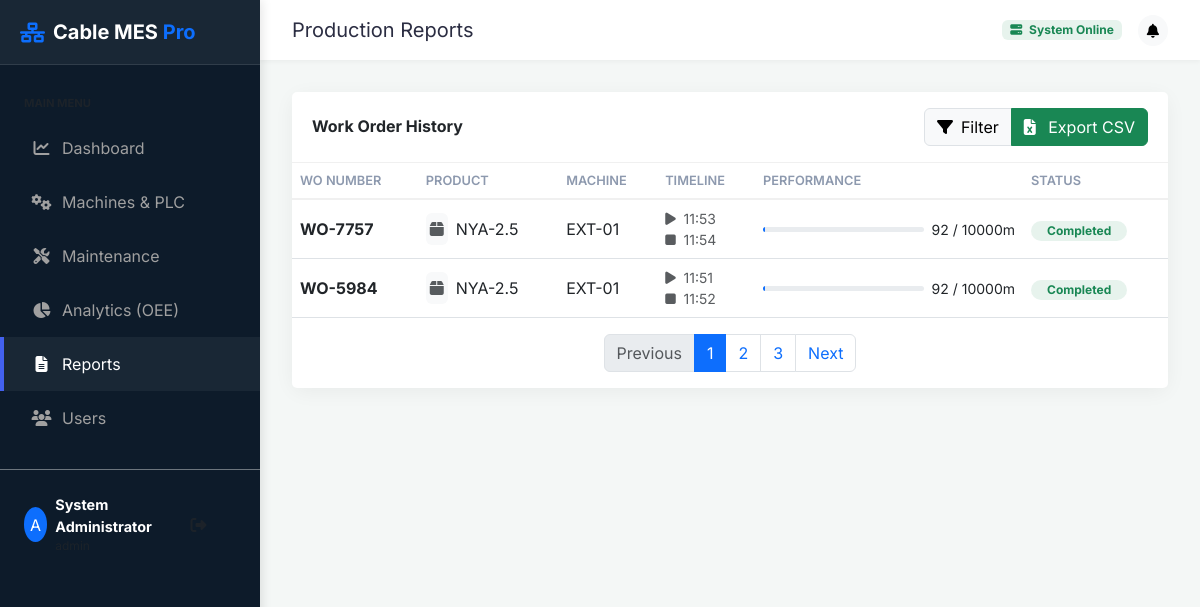
Page /admin/reports (signed in) on the earlier database version.
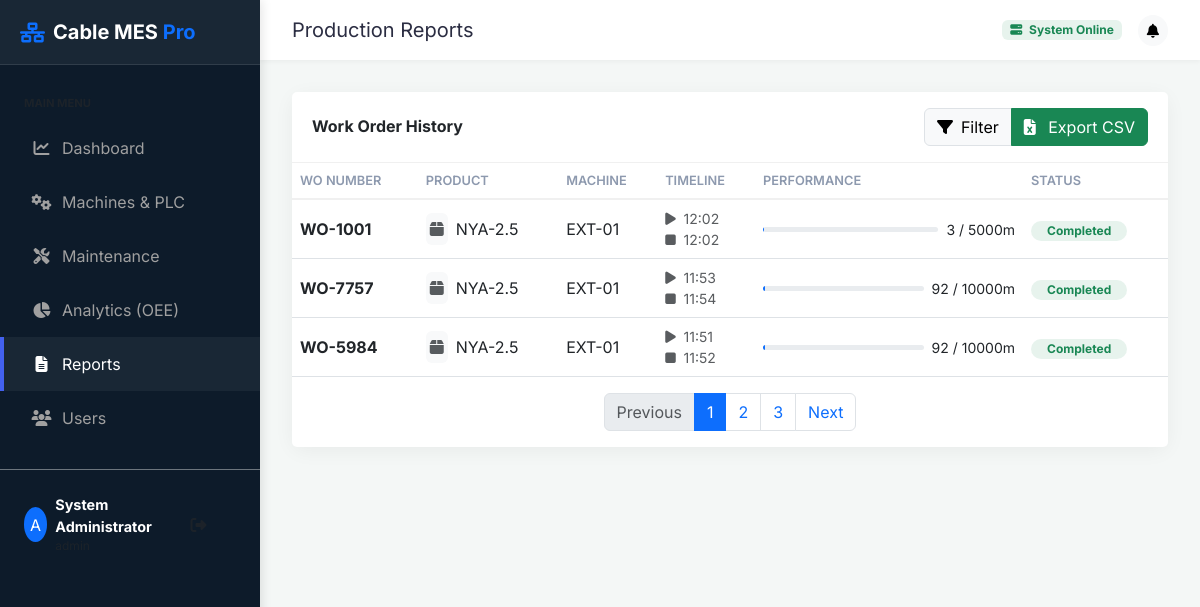
Same page on the later database version.
### cable_mes/models.py (models this page shows, shortened)
class User(UserMixin, Base):
    __tablename__ = 'users'
    id = Column(Integer, primary_key=True)
    username = Column(String(50), unique=True, nullable=False)
    password_hash = Column(String(128), nullable=False)
    role = Column(Enum(UserRole), default=UserRole.OPERATOR)
    full_name = Column(String(100))

class WorkOrder(Base):
    __tablename__ = 'work_orders'
    id = Column(Integer, primary_key=True)
    order_number = Column(String(50), unique=True, nullable=False)
    product_id = Column(Integer, ForeignKey('products.id'), nullable=False)
    machine_id = Column(Integer, ForeignKey('machines.id'), nullable=False)
    target_length_m = Column(Float, nullable=False)
    produced_length_m = Column(Float, default=0.0)
    status = Column(String(20), default='PLANNED')
    start_time = Column(DateTime)
    end_time = Column(DateTime)
    product = relationship('Product')
    machine = relationship('Machine')

class Product(Base):
    __tablename__ = 'products'
    id = Column(Integer, primary_key=True)
    code = Column(String(50), unique=True, nullable=False)
    name = Column(String(100), nullable=False)
    target_diameter_mm = Column(Float, nullable=False)
    tolerance_mm = Column(Float, nullable=False)
    target_speed_m_min = Column(Float, default=100.0)

class Machine(Base):
    __tablename__ = 'machines'
    id = Column(Integer, primary_key=True)
    name = Column(String(50), unique=True, nullable=False)
    type = Column(String(50))
    status = Column(String(20), default='IDLE')
    plc_ip = Column(String(15))
    plc_port = Column(Integer, default=502)
    plc_slave_id = Column(Integer, default=1)
    reg_speed = Column(Integer, default=0)
    reg_temp = Column(Integer, default=1)
    reg_diameter = Column(Integer, default=2)

### app.py (the view)
@app.route('/admin/reports')
@login_required
def admin_reports():
    if current_user.role != UserRole.ADMIN: return "Access Denied", 403
    work_orders = WorkOrder.query.order_by(WorkOrder.id.desc()).all()
    return render_template('reports.html', work_orders=work_orders)

### app.py (called while the page is built)
@app.teardown_appcontext
def shutdown_session(exception=None):
    db_session.remove()

@login_manager.user_loader
def load_user(user_id):
    return User.query.get(int(user_id))

### templates/reports.html (shortened to what this page needs)
{% extends "base.html" %}
{% block header %}Production Reports{% endblock %}
{% block content %}
<div class="row mb-4">
    <div class="col-12">
        <div class="card">
            <div class="card-header bg-white d-flex justify-content-between align-items-center py-3">
                <h6 class="mb-0 fw-bold">Work Order History</h6>
                <div class="btn-group">
                    <button class="btn btn-light border"><i class="fas fa-filter me-2"></i>Filter</button>
                    <a href="{{ url_for('export_reports') }}" class="btn btn-success"><i class="fas fa-file-excel me-2"></i> Export CSV</a>
                </div>
            </div>
            <div class="table-responsive">
                <table class="table align-middle mb-0 table-hover">
                    <thead class="bg-light">
                        <tr>
                            <th>WO Number</th>
                            <th>Product</th>
                            <th>Machine</th>
                            <th>Timeline</th>
                            <th>Performance</th>
                            <th>Status</th>
                        </tr>
                    </thead>
                    <tbody>
                        {% for wo in work_orders %}
                        <tr>
                            <td>
                                <span class="fw-bold text-dark">{{ wo.order_number }}</span>
                            </td>
                            <td>
                                <div class="d-flex align-items-center">
                                    <div class="bg-light rounded p-1 me-2"><i class="fas fa-box text-muted"></i></div>
                                    {{ wo.product.code }}
                                </div>
                            </td>
                            <td>{{ wo.machine.name }}</td>
                            <td>
                                <div class="small text-muted">
                                    <i class="fas fa-play me-1"></i> {{ wo.start_time.strftime('%H:%M') if wo.start_time else '--:--' }}<br>
                                    <i class="fas fa-stop me-1"></i> {{ wo.end_time.strftime('%H:%M') if wo.end_time else '--:--' }}
                                </div>
                            </td>
                            <td>
                                <div class="d-flex align-items-center">
                                    <div class="progress flex-grow-1 me-2" style="height: 5px; width: 100px;">
                                        {% set pct = (wo.produced_length_m / wo.target_length_m * 100) if wo.target_length_m > 0 else 0 %}
                                    </div>
                                    <small>{{ wo.produced_length_m | int }} / {{ wo.target_length_m | int }}m</small>
                                </div>
                            </td>
                            <td>
                                {% if wo.status == 'COMPLETED' %}
                                    <span class="badge bg-success bg-opacity-10 text-success rounded-pill px-3">Completed</span>
                                {% elif wo.status == 'IN_PROGRESS' %}
                                    <span class="badge bg-primary bg-opacity-10 text-primary rounded-pill px-3">Running</span>
                                {% else %}
                                    <span class="badge bg-secondary bg-opacity-10 text-secondary rounded-pill px-3">{{ wo.status }}</span>
                                {% endif %}
                            </td>
                        </tr>
                        {% endfor %}
                    </tbody>
                </table>
            </div>
            <div class="card-footer bg-white border-top-0 py-3">
                <nav>
                    <ul class="pagination justify-content-center mb-0">
                        <li class="page-item disabled"><a class="page-link" href="#">Previous</a></li>
                        <li class="page-item active"><a class="page-link" href="#">1</a></li>
                        <li class="page-item"><a class="page-link" href="#">2</a></li>
                        <li class="page-item"><a class="page-link" href="#">3</a></li>
                        <li class="page-item"><a class="page-link" href="#">Next</a></li>
                    </ul>
                </nav>
            </div>
        </div>
    </div>
</div>
{% endblock %}

### templates/base.html (shortened to what this page needs)
<!DOCTYPE html>
<html lang="en">
<head>
    <link href="https://cdn.jsdelivr.net/npm/bootstrap@5.3.0/dist/css/bootstrap.min.css" rel="stylesheet">
    <link href="https://cdnjs.cloudflare.com/ajax/libs/font-awesome/6.4.0/css/all.min.css" rel="stylesheet">
    <link href="{{ url_for('static', filename='css/modern.css') }}" rel="stylesheet">
</head>
<body>
    <div class="main-wrapper">
        <nav class="sidebar-wrapper sidebar text-white">
            <div class="brand-section d-flex align-items-center">
                <i class="fas fa-network-wired fa-lg me-2 text-primary"></i>
                <h5 class="mb-0 fw-bold">Cable MES <span class="text-primary">Pro</span></h5>
            </div>
            <div class="py-4">
                <small class="text-muted px-4 text-uppercase fw-bold" style="font-size: 0.7rem;">Main Menu</small>
                <div class="mt-2">
                    <a href="/admin" class="{{ 'active' if request.endpoint == 'admin_dashboard' else '' }}">
                        <i class="fas fa-chart-line me-2"></i> Dashboard
                    </a>
                    <a href="/admin/machines" class="{{ 'active' if 'machines' in request.endpoint else '' }}">
                        <i class="fas fa-cogs me-2"></i> Machines & PLC
                    </a>
                    <a href="/admin/maintenance" class="{{ 'active' if 'maintenance' in request.endpoint else '' }}">
                        <i class="fas fa-tools me-2"></i> Maintenance
                    </a>
                    <a href="/admin/analytics" class="{{ 'active' if 'analytics' in request.endpoint else '' }}">
                        <i class="fas fa-chart-pie me-2"></i> Analytics (OEE)
                    </a>
                    <a href="/admin/reports" class="{{ 'active' if 'reports' in request.endpoint else '' }}">
                        <i class="fas fa-file-alt me-2"></i> Reports
                    </a>
                    <a href="/admin/users" class="{{ 'active' if 'users' in request.endpoint else '' }}">
                        <i class="fas fa-users me-2"></i> Users
                    </a>
                </div>
            </div>
            <div class="mt-auto p-4 border-top border-secondary">
                <div class="d-flex align-items-center">
                    <div class="bg-primary rounded-circle d-flex align-items-center justify-content-center text-white" style="width: 35px; height: 35px;">
                        {{ current_user.username[0].upper() }}
                    </div>
                    <div class="ms-2">
                        <div class="fw-bold" style="font-size: 0.9rem;">{{ current_user.full_name }}</div>
                        <div class="text-muted" style="font-size: 0.75rem;">{{ current_user.role.value }}</div>
                    </div>
                    <a href="/logout" class="ms-auto text-muted hover-white"><i class="fas fa-sign-out-alt"></i></a>
                </div>
            </div>
        </nav>
        <div class="content-wrapper">
            <div class="top-navbar">
                <h5 class="mb-0 fw-normal">{% block header %}Overview{% endblock %}</h5>
                <div class="d-flex align-items-center">
                    <span class="badge bg-success bg-opacity-10 text-success me-3">
                        <i class="fas fa-server me-1"></i> System Online
                    </span>
                    <button class="btn btn-light btn-sm rounded-circle"><i class="fas fa-bell"></i></button>
                </div>
            </div>
            <div class="page-content">
                {% block content %}{% endblock %}
            </div>
        </div>
    </div>
</body>
</html>

### static/css/modern.css (style rules this page uses)
:root { --primary: #4361ee; --secondary: #3f37c9; --success: #4cc9f0; --danger: #f72585; --warning: #f8961e; --dark: #1b263b; --light: #f8f9fa; --sidebar-bg: #0d1b2a; --card-bg: #ffffff; --text-main: #2b2d42; --text-muted: #8d99ae; }
body { font-family: 'Segoe UI', Roboto, Helvetica, Arial, sans-serif; background-color: #f0f2f5; color: var(--text-main); overflow-x: hidden; }
.sidebar { background-color: var(--sidebar-bg); box-shadow: 2px 0 10px rgba(0,0,0,0.1); transition: all 0.3s; z-index: 1000; }
.sidebar .brand-section { padding: 20px; background: rgba(255,255,255,0.05); border-bottom: 1px solid rgba(255,255,255,0.1); }
.sidebar a { display: flex; align-items: center; text-decoration: none; color: #a0a0a0; padding: 15px 25px; border-left: 4px solid transparent; transition: all 0.2s; }
.sidebar a:hover, .sidebar a.active { color: #fff; background: rgba(255,255,255,0.05); border-left-color: var(--primary); }
.sidebar i { width: 25px; text-align: center; }
.card { border: none; border-radius: 12px; background: var(--card-bg); box-shadow: 0 4px 20px rgba(0,0,0,0.05); transition: transform 0.2s; margin-bottom: 1.5rem; }
.card-header { background: transparent; border-bottom: 1px solid #f0f0f0; padding: 1.25rem; font-weight: 600; }
.table thead th { border-top: none; border-bottom: 2px solid #f0f0f0; font-weight: 600; color: var(--text-muted); text-transform: uppercase; font-size: 0.8rem; }
.table tbody td { vertical-align: middle; }

### templates/base.html (style rules this page uses)
body { font-family: 'Inter', sans-serif; }
.main-wrapper { display: flex; min-height: 100vh; }
.sidebar-wrapper { width: 260px; flex-shrink: 0; background: var(--sidebar-bg); }
.content-wrapper { flex-grow: 1; display: flex; flex-direction: column; background: #f4f7f6; }
.top-navbar { background: #fff; height: 60px; box-shadow: 0 2px 4px rgba(0,0,0,0.04); display: flex; align-items: center; padding: 0 2rem; justify-content: space-between; }
.page-content { padding: 2rem; overflow-y: auto; height: calc(100vh - 60px); }

Differences in the rows shown:
added WorkOrder: order_number "WO-1001", product.code "NYA-2.5", machine.name "EXT-01", start_time "12:02", end_time "12:02", produced_length_m "3", target_length_m "5000", status "Completed"
